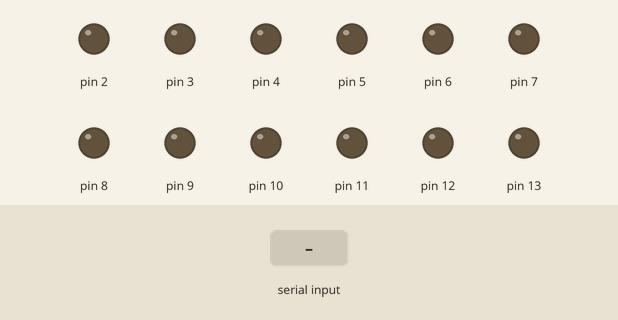
Recording of a sketch running on a simulated Arduino Uno, built with avr-gcc and run on an emulated ATmega328P. Parts: output pins drawn as LEDs (lit = HIGH). The test bench sets the inputs (shaded band). What the sketch prints to the serial monitor is not drawn.

Above: at 1.2 s.
1.3 s: "1" received over Serial
At 2.4 s:
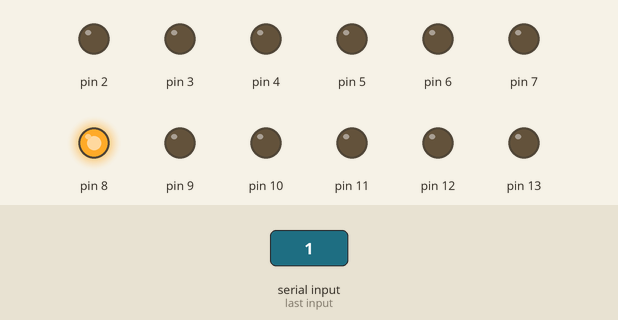
2.9 s: "0" received over Serial
At 3.6 s:
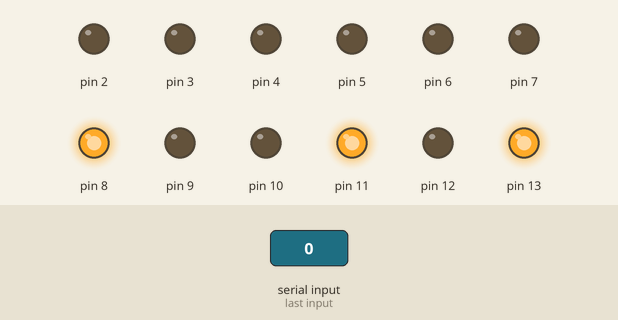
4.5 s: "2" received over Serial
At 4.9 s:
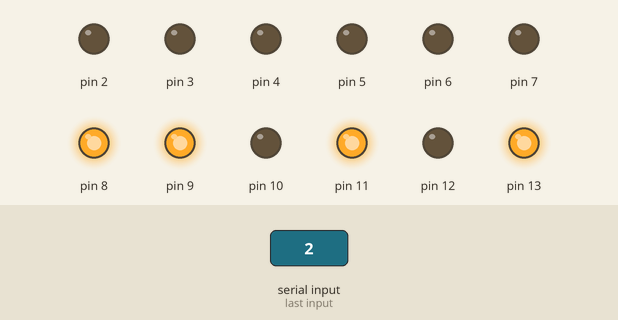
Timing chart, 0 to 7.5 s (numbered marks = the images above; inputs shaded):
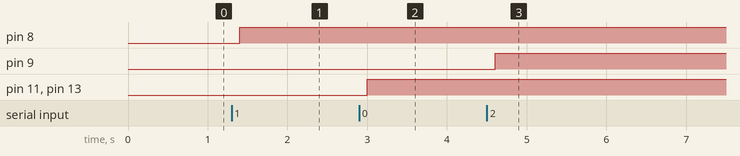

Measured:
- after the input at 1.3 s, pin 8: LOW → HIGH after 0.10 s
- after the input at 2.9 s, pin 11, pin 13: LOW → HIGH after 0.10 s
- after the input at 4.5 s, pin 9: LOW → HIGH after 0.10 s

The sketch:

1.ino
```cpp
void setup()
{
Serial.begin(38400);
pinMode( 2 , OUTPUT);
pinMode( 3 , OUTPUT);
pinMode( 4 , OUTPUT);
pinMode( 5 , OUTPUT);
pinMode( 6, OUTPUT);
pinMode( 7 , OUTPUT);
pinMode( 8 , OUTPUT);
pinMode( 9 , OUTPUT);
pinMode( 10 , OUTPUT);
pinMode( 11 , OUTPUT);
pinMode( 12 , OUTPUT);
pinMode( 13 , OUTPUT);
digitalWrite( 2 , LOW );
digitalWrite( 3 , LOW );//towardright
digitalWrite( 4 , LOW );
digitalWrite( 5 ,LOW );
digitalWrite( 6 ,LOW );//LEFT
digitalWrite( 7 ,LOW );
digitalWrite( 8 ,LOW );//TUP
digitalWrite( 9 ,LOW );//backup
digitalWrite( 10 ,LOW );
digitalWrite( 11 ,LOW );//BACK
digitalWrite( 12 ,LOW );
digitalWrite( 13 ,LOW);//T
}

void loop()
{
char x=Serial.read();
Serial.print("massage" );
delay(100);
if (( ( '1' ) == ( x )))
{
digitalWrite( 7 ,LOW );
digitalWrite( 8 ,HIGH );//TUP
}
if (( ( '2' ) == ( x ) ))
{
digitalWrite( 9 ,HIGH );//backup
digitalWrite( 10 ,LOW );
}
if (( ( '3' ) == ( x ) ))
{
digitalWrite( 7 ,HIGH );
digitalWrite( 8 ,LOW );//TUP
}
if (( ( '4' ) == ( x ) ))
{
digitalWrite( 9 ,LOW );//backup
digitalWrite( 10 ,HIGH);
}
if (( ( '7' ) == ( x ) ))
{
digitalWrite( 3 , HIGH );//towardright
digitalWrite( 4 , LOW );
digitalWrite( 5 ,LOW );
digitalWrite( 6 ,HIGH );//LEFT
}
if (( ( '8' ) == ( x ) ))
{
digitalWrite( 3 , LOW );//towardright
digitalWrite( 4 , HIGH );
digitalWrite( 5 ,HIGH );
digitalWrite( 6 ,LOW );//LEFT
}
if (( ( '9' ) == ( x ) ))
{
digitalWrite( 2 , LOW );
digitalWrite( 3 , LOW );//towardright
digitalWrite( 4 , LOW );
digitalWrite( 5 ,LOW );
digitalWrite( 6 ,LOW );//LEFT
digitalWrite( 7 ,LOW );
digitalWrite( 8 ,LOW );//TUP
digitalWrite( 9 ,LOW );//backup
digitalWrite( 10 ,LOW );
digitalWrite( 11 ,LOW );//BACK
digitalWrite( 12 ,LOW );
digitalWrite( 13 ,LOW);//T
}
if (( ( '0' ) == ( x ) ))
{
digitalWrite( 11 ,HIGH );//BACK
digitalWrite( 12 ,LOW );
digitalWrite( 13 ,HIGH);//T
digitalWrite( 2 ,LOW );
}
if (( ( '5' ) == ( x ) ))
{
digitalWrite( 3 , HIGH );//towardright
digitalWrite( 4 , LOW );
digitalWrite( 6 ,LOW );//LEFT
digitalWrite( 7 ,HIGH );
}
if (( ( '6' ) == ( x ) ))
{
digitalWrite( 3 , LOW );//towardright
digitalWrite( 4 , HIGH );
digitalWrite( 6 ,HIGH );//LEFT
digitalWrite( 7 ,LOW );
}
}
```
